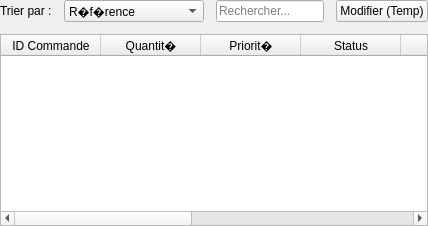
               <widget class="QWidget" name="pageHome">
                <layout class="QHBoxLayout" name="pageHomeLayout">
                 <property name="spacing">
                  <number>12</number>
                 </property>
                 <property name="leftMargin">
                  <number>0</number>
                 </property>
                 <property name="topMargin">
                  <number>0</number>
                 </property>
                 <property name="rightMargin">
                  <number>0</number>
                 </property>
                 <property name="bottomMargin">
                  <number>0</number>
                 </property>
                 <item>
                  <layout class="QVBoxLayout" name="dashboardTableArea">
                   <item>
                    <layout class="QHBoxLayout" name="searchRow_dashboard">
                     <item>
                      <spacer>
                       <property name="orientation">
                        <enum>Qt::Orientation::Horizontal</enum>
                       </property>
                       <property name="sizeHint" stdset="0">
                        <size>
                         <width>0</width>
                         <height>0</height>
                        </size>
                       </property>
                      </spacer>
                     </item>
                     <item>
                      <widget class="QLabel" name="lblSort_dashboard">
                       <property name="text">
                        <string>Trier par :</string>
                       </property>
                      </widget>
                     </item>
                     <item>
                      <widget class="QComboBox" name="cbSortDashboard">
                       <item>
                        <property name="text">
                         <string>R�f�rence</string>
                        </property>
                       </item>
                       <item>
                        <property name="text">
                         <string>Prix (Croissant)</string>
                        </property>
                       </item>
                       <item>
                        <property name="text">
                         <string>Prix (D�croissant)</string>
                        </property>
                       </item>
                       <item>
                        <property name="text">
                         <string>Stock</string>
                        </property>
                       </item>
                       <item>
                        <property name="text">
                         <string>Date de Commande</string>
                        </property>
                       </item>
                       <item>
                        <property name="text">
                         <string>Status</string>
                        </property>
                       </item>
                      </widget>
                     </item>
                     <item>
                      <widget class="QLineEdit" name="searchInputDashboard">
                       <property name="placeholderText">
                        <string>Rechercher...</string>
                       </property>
                      </widget>
                     </item>
                     <item>
                      <widget class="QPushButton" name="btnTempToModifier">
                       <property name="text">
                        <string>Modifier (Temp)</string>
                       </property>
                      </widget>
                     </item>
                    </layout>
                   </item>
                   <item>
                    <widget class="QTableWidget" name="tableDashboard">
                     <property name="columnCount">
                      <number>9</number>
                     </property>
                     <attribute name="verticalHeaderVisible">
                      <bool>false</bool>
                     </attribute>
                     <column>
                      <property name="text">
                       <string>ID Commande</string>
                      </property>
                     </column>
                     <column>
                      <property name="text">
                       <string>Quantit�</string>
                      </property>
                     </column>
                     <column>
                      <property name="text">
                       <string>Priorit�</string>
                      </property>
                     </column>
                     <column>
                      <property name="text">
                       <string>Status</string>
                      </property>
                     </column>
                     <column>
                      <property name="text">
                       <string>Adresse</string>
                      </property>
                     </column>
                     <column>
                      <property name="text">
                       <string>Date</string>
                      </property>
                     </column>
                     <column>
                      <property name="text">
                       <string>Stock</string>
                      </property>
                     </column>
                     <column>
                      <property name="text">
                       <string>Date Livraison</string>
                      </property>
                     </column>
                     <column>
                      <property name="text">
                       <string>Prix Total</string>
                      </property>
                     </column>
                    </widget>
                   </item>
                  </layout>
                 </item>
                </layout>
               </widget>
